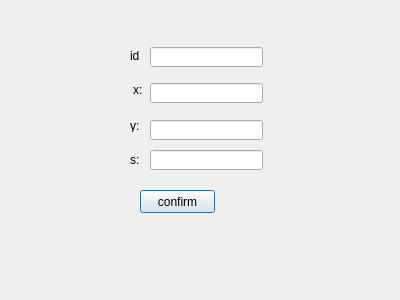
<?xml version="1.0" encoding="UTF-8"?>
<ui version="4.0">
 <class>ScaleDialog</class>
 <widget class="QDialog" name="ScaleDialog">
  <property name="geometry">
   <rect>
    <x>0</x>
    <y>0</y>
    <width>400</width>
    <height>300</height>
   </rect>
  </property>
  <property name="windowTitle">
   <string>Dialog</string>
  </property>
  <widget class="QLabel" name="s">
   <property name="geometry">
    <rect>
     <x>130</x>
     <y>120</y>
     <width>54</width>
     <height>12</height>
    </rect>
   </property>
   <property name="text">
    <string>y:</string>
   </property>
  </widget>
  <widget class="QLabel" name="id">
   <property name="geometry">
    <rect>
     <x>130</x>
     <y>50</y>
     <width>54</width>
     <height>12</height>
    </rect>
   </property>
   <property name="text">
    <string>id</string>
   </property>
  </widget>
  <widget class="QLabel" name="y">
   <property name="geometry">
    <rect>
     <x>130</x>
     <y>150</y>
     <width>51</width>
     <height>20</height>
    </rect>
   </property>
   <property name="text">
    <string>s:</string>
   </property>
  </widget>
  <widget class="QPushButton" name="pushButton">
   <property name="geometry">
    <rect>
     <x>140</x>
     <y>190</y>
     <width>75</width>
     <height>23</height>
    </rect>
   </property>
   <property name="text">
    <string>confirm</string>
   </property>
  </widget>
  <widget class="QLineEdit" name="s_input">
   <property name="geometry">
    <rect>
     <x>150</x>
     <y>150</y>
     <width>113</width>
     <height>20</height>
    </rect>
   </property>
  </widget>
  <widget class="QLabel" name="x">
   <property name="geometry">
    <rect>
     <x>133</x>
     <y>80</y>
     <width>41</width>
     <height>20</height>
    </rect>
   </property>
   <property name="text">
    <string>x:</string>
   </property>
  </widget>
  <widget class="QLineEdit" name="id_input">
   <property name="geometry">
    <rect>
     <x>150</x>
     <y>47</y>
     <width>113</width>
     <height>20</height>
    </rect>
   </property>
  </widget>
  <widget class="QLineEdit" name="y_input">
   <property name="geometry">
    <rect>
     <x>150</x>
     <y>120</y>
     <width>113</width>
     <height>20</height>
    </rect>
   </property>
  </widget>
  <widget class="QLineEdit" name="x_input">
   <property name="geometry">
    <rect>
     <x>150</x>
     <y>83</y>
     <width>113</width>
     <height>20</height>
    </rect>
   </property>
  </widget>
 </widget>
 <resources/>
 <connections/>
</ui>
